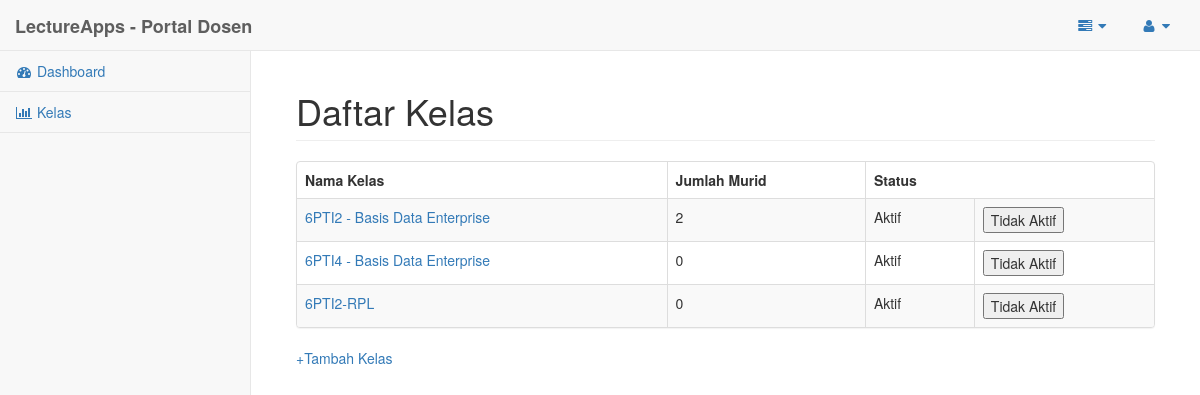
Page /Tampilan/temp/kelas_dosen.php on the committed database.
### tables this page shows
CREATE TABLE IF NOT EXISTS `kelas` (
`idKelas` int(11) NOT NULL,
  `namaKelas` varchar(50) NOT NULL,
  `idDosen` int(11) NOT NULL,
  `deskripsiKelas` varchar(255) DEFAULT NULL,
  `statusKelas` int(11) DEFAULT NULL
);

### Tampilan/temp/kelas_dosen.php (the view, shortened to what this page needs)
<?php
	require_once('../includes/koneksi.php');
	$query = "SELECT * FROM kelas WHERE idDosen=$_SESSION[user]";
	$hasil = mysqli_query($k, $query);
?>
<!DOCTYPE html>
<html lang="en">
<head>
    <link href="../bower_components/bootstrap/dist/css/bootstrap.min.css" rel="stylesheet">
    <link href="../bower_components/metisMenu/dist/metisMenu.min.css" rel="stylesheet">
    <link href="../dist/css/sb-admin-2.css" rel="stylesheet">
    <link href="../bower_components/font-awesome/css/font-awesome.min.css" rel="stylesheet" type="text/css">
</head>
<body>
    <div id="wrapper">
        <nav class="navbar navbar-default navbar-static-top" role="navigation" style="margin-bottom: 0">
            <div class="navbar-header">
                <a class="navbar-brand" href="index.html"><b>LectureApps - Portal Dosen</b></a>
            </div>
            <ul class="nav navbar-top-links navbar-right">
                <li class="dropdown">
                    <a class="dropdown-toggle" data-toggle="dropdown" href="#">
                        <i class="fa fa-tasks fa-fw"></i>  <i class="fa fa-caret-down"></i>
                    </a>
                </li>
                <li class="dropdown">
                    <a class="dropdown-toggle" data-toggle="dropdown" href="#">
                        <i class="fa fa-user fa-fw"></i>  <i class="fa fa-caret-down"></i>
                    </a>
                </li>
            </ul>
            <div class="navbar-default sidebar" role="navigation">
                <div class="sidebar-nav navbar-collapse">
                    <ul class="nav" id="side-menu">
                        <li>
                            <a href="dosen.php"><i class="fa fa-dashboard fa-fw"></i> Dashboard</a>
                        </li>
                        <li>
                            <a href="#"><i class="fa fa-bar-chart-o fa-fw"></i> Kelas</a>
                        </li>
                    </ul>
                </div>
            </div>
        </nav>
        <div id="page-wrapper">
            <div class="container-fluid">
                <div class="row">
                    <div class="col-lg-12">
                        <h1 class="page-header">Daftar Kelas</h1>
                    </div>
                </div>
				<div class="panel panel-default">
					<div class="table-responsive">
						<table class="table table-striped table-bordered table-hover">
							<thead>
								<tr>
									<th>Nama Kelas</th>
									<th>Jumlah Murid</th>
									<th>Status</th>
								</tr>
							</thead>
							<tbody>
<?php
	while ($b = mysqli_fetch_assoc($hasil)){
		$query2="SELECT * FROM kelasDtl WHERE idKelas=$b[idKelas]";
		$hasil2= mysqli_query($k, $query2);
		$jumlah= mysqli_num_rows($hasil2);
?>
		<tr>
			<td>
				<a href="kelas_detail.php?idkelas=<?php echo $b['idKelas']?>"><?php echo $b['namaKelas']; ?></a>
			</td>
			<td>
				<?php echo $jumlah; ?>
			</td>
			<td>
				<?php
					if($b['statusKelas']==0){
						echo "Tidak Aktif";
					}else{
						echo "Aktif";
					}
				?>
			</td>
			<td>
				<?php
					if($b['statusKelas']==1){
				?>
						<form action='kelas_nonaktif.php?idKelas=<?php echo $b['idKelas'] ?>' method='POST'>
							<input type="submit" name="nonaktifkanKelas" value="Tidak Aktif" />
						</form>
				<?php
					}else{
				?>
						<form action='kelas_aktif.php?idKelas=<?php echo $b['idKelas'] ?>' method='POST'>
							<input type="submit" name="aktifkanKelas" value="Aktif" />
						</form>
				<?php
					}
				?>
			</td>
		</tr>
<?php
	}
?>
							</tbody>
						</table>
					</div>
				</div>
				<a href='kelas_tambah.php?idDosen=<?php echo $_SESSION['user']; ?>'>+Tambah Kelas</a>
            </div>
        </div>
    </div>
</body>
</html>

### rows in the picture
kelas: namaKelas "6PTI2 - Basis Data Enterprise", jumlah "2", statusKelas "Aktif"
kelas: namaKelas "6PTI4 - Basis Data Enterprise", jumlah "0", statusKelas "Aktif"
kelas: namaKelas "6PTI2-RPL", jumlah "0", statusKelas "Aktif"
